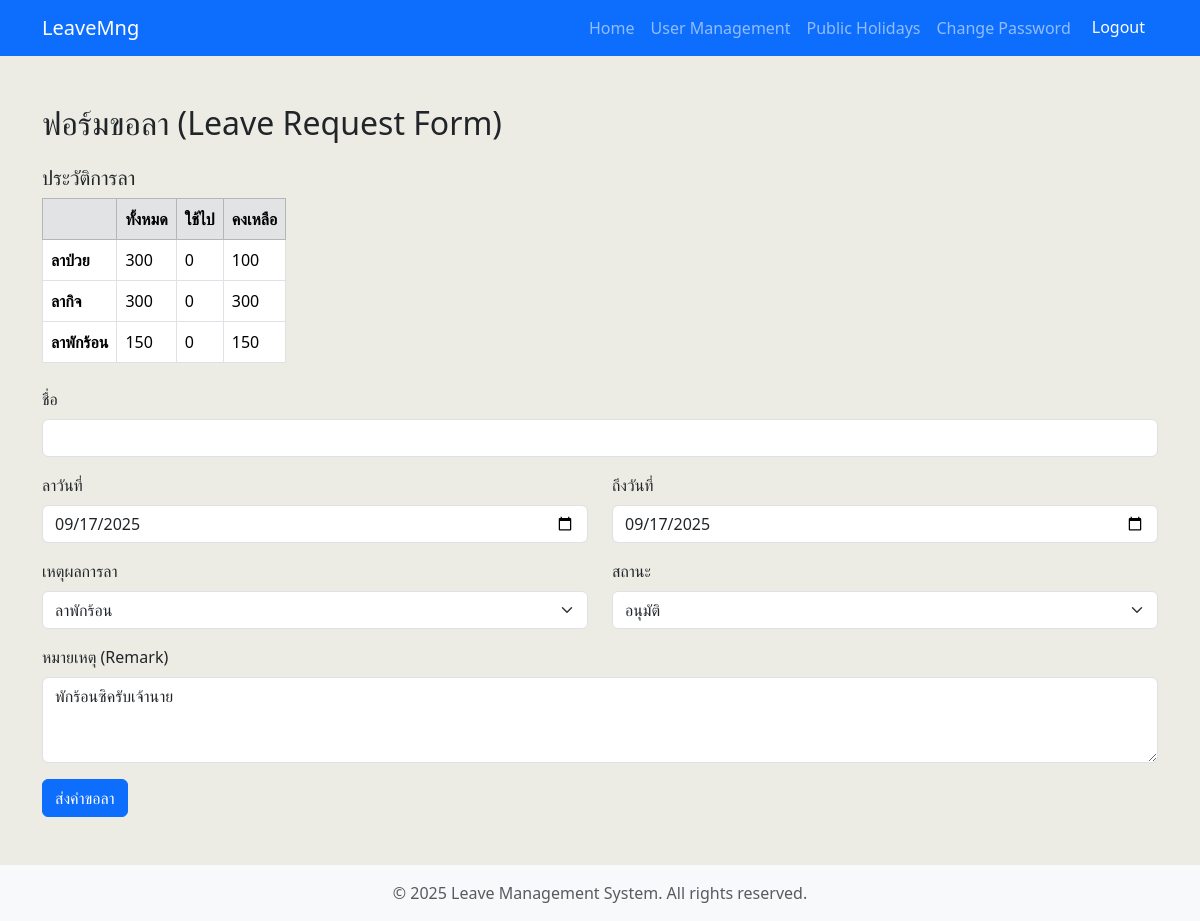
The page /edit_leave/46/ (signed in) on the database its author committed.
### leaveapp/models.py (models this page shows, shortened)
class Profile(models.Model):
    user = models.OneToOneField(User, on_delete=models.CASCADE)
    position = models.CharField(max_length=100, default="")
    mobile = models.CharField(max_length=15, default="")
    sick_leave_total = models.IntegerField(default=30)
    sick_leave_used = models.IntegerField(default=0)
    sick_leave_remaining = models.IntegerField(default=30)
    absence_leave_total = models.IntegerField(default=30)
    absence_leave_used = models.IntegerField(default=0)
    absence_leave_remaining = models.IntegerField(default=30)
    vacation_leave_total = models.IntegerField(default=15)
    vacation_leave_used = models.IntegerField(default=0)
    vacation_leave_remaining = models.IntegerField(default=15)

class Leave_Detail(models.Model):
    REASON_CHOICES = [
        ("ป่วย", "ป่วย"),
        ("กิจส่วนตัว", "กิจส่วนตัว"),
        ("ลาพักร้อน", "ลาพักร้อน"),
    ]
    STATUS_CHOICES = [
        ("รอดำเนินการ", "รอดำเนินการ"),
        ("อนุมัติ", "อนุมัติ"),
        ("ไม่อนุมัติ", "ไม่อนุมัติ"),
    ]
    name = models.CharField(max_length=150)
    submit_date = models.DateField(default=datetime.date.today)
    leave_date_from = models.DateField()
    leave_date_to = models.DateField()
    leave_days_count = models.IntegerField(default=0)
    reason = models.CharField(max_length=50, choices=REASON_CHOICES)
    document = models.FileField(upload_to="leave_documents/", blank=True, null=True)
    status = models.CharField(
        max_length=20, default="รอดำเนินการ", choices=STATUS_CHOICES
    )
    remarks = models.TextField(blank=True, null=True)

### leaveapp/views.py (the view, shortened to what this page needs)
# urls.py: path("edit_leave/<int:leave_id>/", views.edit_leave, name="edit_leave"),
def edit_leave(request, leave_id):
    user = request.user
    is_leave_admin = user.groups.filter(name="leaveAdmin").exists()
    try:
        if is_leave_admin:
            leave = Leave_Detail.objects.get(id=leave_id)
    except Leave_Detail.DoesNotExist:
        messages.error(
            request, "Leave record not found or you do not have permission to edit it."
        )
        return redirect("home")
    profile = None
    if user.is_authenticated:
        try:
            profile = Profile.objects.get(user=user)
        except Profile.DoesNotExist:
            profile = None
    return render(
        request,
        "leaveapp/formleave.html",
        {
            "user": user,
            "profile": profile,
            "leave": leave,
            "is_leave_admin": is_leave_admin,
        },
    )

### templates/leaveapp/formleave.html (shortened to what this page needs)
{% extends 'leaveapp/layout.html' %}
{% block content %}
<div class="container pt-5 pb-5">
    <h2 class="mb-4">ฟอร์มขอลา  (Leave Request Form)</h2>
    <div class="mb-4">
        <h5>ประวัติการลา</h5>
        <table class="table table-bordered w-auto">
            <thead class="table-secondary">
                <tr>
                    <th></th>
                    <th>ทั้งหมด</th>
                    <th>ใช้ไป</th>
                    <th>คงเหลือ</th>
                </tr>
            </thead>
            <tbody>
                <tr>
                    <th>ลาป่วย</th>
                    <td>{{ profile.sick_leave_total }}</td>
                    <td>{{ profile.sick_leave_used }}</td>
                    <td>{{ profile.sick_leave_remaining }}</td>
                </tr>
                <tr>
                    <th>ลากิจ</th>
                    <td>{{ profile.absence_leave_total }}</td>
                    <td>{{ profile.absence_leave_used }}</td>
                    <td>{{ profile.absence_leave_remaining }}</td>
                </tr>
                <tr>
                    <th>ลาพักร้อน</th>
                    <td>{{ profile.vacation_leave_total }}</td>
                    <td>{{ profile.vacation_leave_used }}</td>
                    <td>{{ profile.vacation_leave_remaining }}</td>
                </tr>
            </tbody>
        </table>
    </div>
    <form method="post" enctype="multipart/form-data">
        <div class="mb-3">
            <label for="name" class="form-label">ชื่อ</label>
            <input type="text" class="form-control" id="name" name="name" value="{{ profile.user.first_name }} {{ profile.user.last_name }}" required readonly>
        </div>
        <div class="row mb-3">
            <div class="col-md-6">
                <label for="submit_date" class="form-label">ลาวันที่</label>
                <input type="date" class="form-control" id="submit_date" name="submit_date" value="{{ leave.leave_date_from|date:'Y-m-d'|default:'' }}" required>
            </div>
            <div class="col-md-6">
                <label for="leave_date" class="form-label">ถึงวันที่</label>
                <input type="date" class="form-control" id="leave_date" name="leave_date" value="{{ leave.leave_date_to|date:'Y-m-d'|default:'' }}" required>
            </div>
        </div>
        <div class="row mb-3">
            <div class="col-md-6">
                <label for="reason" class="form-label">เหตุผลการลา</label>
                <select class="form-select" id="reason" name="reason" required>
                    <option value="ลาพักร้อน" {% if leave.reason == "ลาพักร้อน" %}selected{% endif %}>ลาพักร้อน</option>
                </select>
            </div>
            <div class="col-md-6">
                <label for="status" class="form-label">สถานะ</label>
                {% if is_leave_admin %}
                <select class="form-select" id="status" name="status" required>
                    <option value="อนุมัติ" {% if leave.status == "อนุมัติ" %}selected{% endif %}>อนุมัติ</option>
                </select>
                {% else %}
                <input type="text" class="form-control" id="status" name="status" value="{{ leave.status|default:'รอดำเนินการ' }}" readonly>
                {% endif %}
            </div>
        </div>
        <div class="mb-3">
            <label for="remarks" class="form-label">หมายเหตุ (Remark)</label>
        <textarea class="form-control" id="remarks" name="remarks" rows="3">{% if leave %}{{ leave.remarks|default_if_none:'' }}{% else %}{{ remarks|default_if_none:'' }}{% endif %}</textarea>
        </div>
        <button type="submit" class="btn btn-primary">ส่งคำขอลา</button>
    </form>
</div>
{% endblock %}

### rows shown on the page
Profile: sick_leave_total "300", sick_leave_used "0", sick_leave_remaining "100", absence_leave_total "300", absence_leave_used "0", absence_leave_remaining "300", vacation_leave_total "150", vacation_leave_used "0", vacation_leave_remaining "150"
Leave_Detail: submit_date "09/17/2025", leave_date "09/17/2025", reason "ลาพักร้อน", status "อนุมัติ", remarks "พักร้อนซิครับเจ้านาย"

### other values the page prints
{{ year|default:2025 }} "2025"
